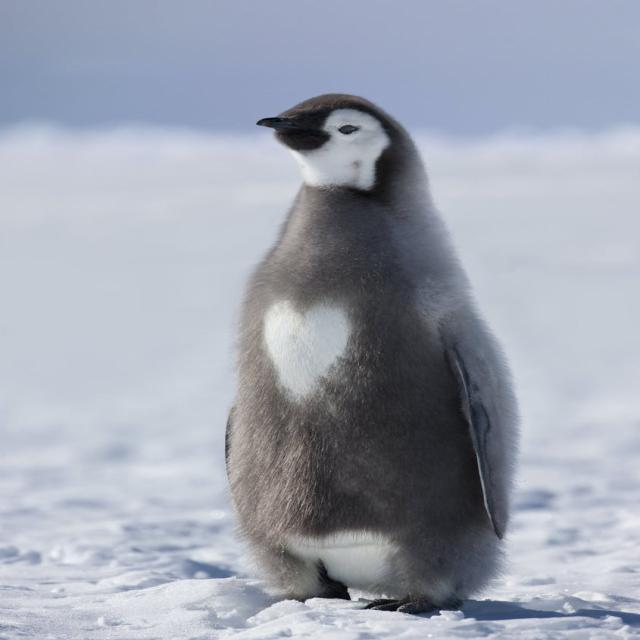
#> input picture 9517proj_sources/valid/valid/image_id_000.jpg, 640 x 640 px, found by its file name
$ jupyter execute --allow-errors detect_without_background.ipynb
#> lines starting #> are read from the running program, lines starting #| are printed output that depends on the picture; after the words box and inside, x2 and y2 are one past the last pixel; in counts of white or black regions, pixels touching at a corner belong together
[cell 1]
import cv2
import numpy as np
import matplotlib.pyplot as plt
import os
import tqdm as tqdm

[cell 2]
dir_path = '9517proj_sources/train'
test_path = '9517proj_sources/valid/valid'
#> (the rest of this cell did not finish here and is left out)

[cell 3]
img = cv2.imread('9517proj_sources/train/image_id_000.jpg', cv2.COLOR_BGR2RGB)
#> img is the input picture: shape (640, 640, 3); mean B, G, R 177.1, 164.2, 158.6
print(type(img))
#| <class 'numpy.ndarray'>
print(img.shape)
#| (640, 640, 3)
print(img.dtype)
#| uint8
print(img[319,319])
#| [188 179 170]

[cell 4]
f_p = '9517proj_sources/train_annotations'
f_p_truth = '9517proj_sources/valid_annotations'
#> (the rest of this cell did not finish here and is left out)

[cell 5]
bboxes = []
valid_bboxes = []
#> (the rest of this cell did not finish here and is left out)

[cell 6]
catelog = []
#> (the rest of this cell did not finish here and is left out)

[cell 7]
def find_corner(x_min, y_min, width, height):
    x_max = x_min + width
    y_max = y_min + height
    return [x_min, y_min, x_max, y_max]

[cell 8]
corners = []
for i in bboxes:
    corner = find_corner(i[0], i[1], i[2], i[3])
    corners.append(corner)
print(len(corners))

[cell 9]
def draw_rectangle(img, corner):
    x_min, y_min, x_max, y_max = corner
    cv2.rectangle(img, (x_min, y_min), (x_max, y_max), (0, 0, 255), 2)
    return img

[cell 10]
def draw_rectangle_off_background(img, corner):
    x_min, y_min, x_max, y_max = corner
    cv2.rectangle(img, (x_min, y_min), (x_max, y_max), (0, 0, 255, 255), 2)
    return img

#> (a cell that did not finish here is left out)

[cell 12]
cooorners = []
def find_corners_off_background(img):
    het, wid, _ = img.shape
    # row_with_nonzero_alpha = -9999
    # col_with_nonzero_alpha = -9999
    rows = []
    cols = []
    for i in range(het):
        for j in range(wid):
            if img[i][j][3] != 0:
                # row_with_nonzero_alpha = i
                rows.append(i)
                break

    for k in range(wid):
        for l in range(het):
            if img[l][k][3] != 0:
                # col_with_nonzero_alpha = k
                cols.append(k)
                break


    # print(rows[0], rows[-1])
    # print()
    # print(cols[0], cols[-1])
    xmi = cols[0]
    xma = cols[-1]
    ymi = rows[0]

    yma = rows[-1]

    return [xmi, ymi, xma, yma]

[cell 13]
pic1 = cv2.imread("9517proj_sources/off test/image_id_000.png", cv2.IMREAD_UNCHANGED)
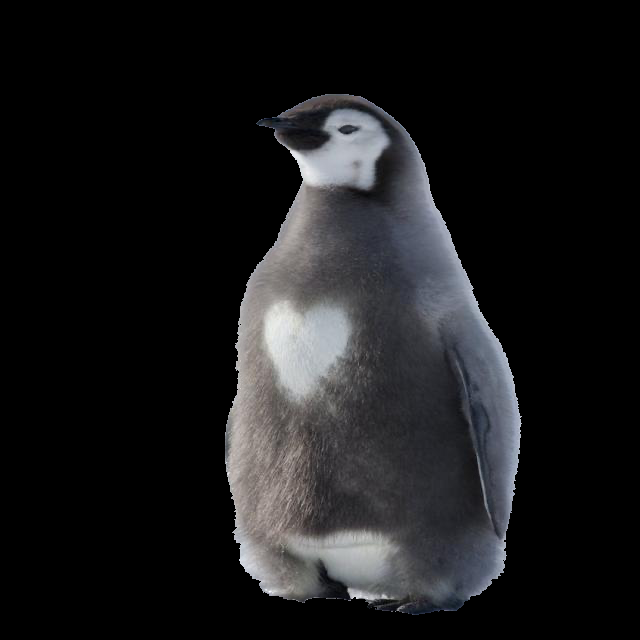
#> input picture off test/image_id_000.png, 640 x 640 px, found by its file name
#> pic1 is the input picture: shape (640, 640, 4); mean B, G, R, A 27.7, 26.5, 26.4, 69.5
het, wid, _ = pic1.shape
#> het = 640; wid = 640
# row_with_nonzero_alpha = -9999
# col_with_nonzero_alpha = -9999
rows = []
cols = []
for i in range(het):
    for j in range(wid):
        if pic1[i][j][3] != 0:
            # row_with_nonzero_alpha = i
            rows.append(i)
            break
#> after the loop, rows = 521 values from 94 to 614

for k in range(wid):
    for l in range(het):
        if pic1[l][k][3] != 0:
            # col_with_nonzero_alpha = k
            cols.append(k)
            break
#> after the loop, cols = 297 values from 225 to 521


# print(rows[0], rows[-1])
# print()
# print(cols[0], cols[-1])
xmi = cols[0]
#> xmi = 225
xma = cols[-1]
#> xma = 521
ymi = rows[0]
#> ymi = 94

yma = rows[-1]
#> yma = 614
coooners = [xmi, ymi, xma, yma]
#> coooners = [225, 94, 521, 614]
# print(xmi, ymi, xma, yma)
pic_test = draw_rectangle_off_background(pic1, coooners)

plt.imshow(pic_test)
plt.show()

# [8 lines of commented-out code are left out]

[cell 14]
off_bg_path = '9517proj_sources/off test'
off_bg_list = os.listdir(off_bg_path)
print(len(off_bg_list))
print(sorted(off_bg_list)[0])
#something was hidden in the folder need to delete from the list
for i in range(len(off_bg_list)):
    off_bg_list[i] = os.path.join(off_bg_path, off_bg_list[i])
off_bg_list.sort()
off_bg_list = off_bg_list[1:]
print(len(off_bg_list))
print(off_bg_list[0])

[cell 15]
ans_corners = []
for i in tqdm.tqdm(range(len(off_bg_list))):
    img = cv2.imread(off_bg_list[i], cv2.IMREAD_UNCHANGED)
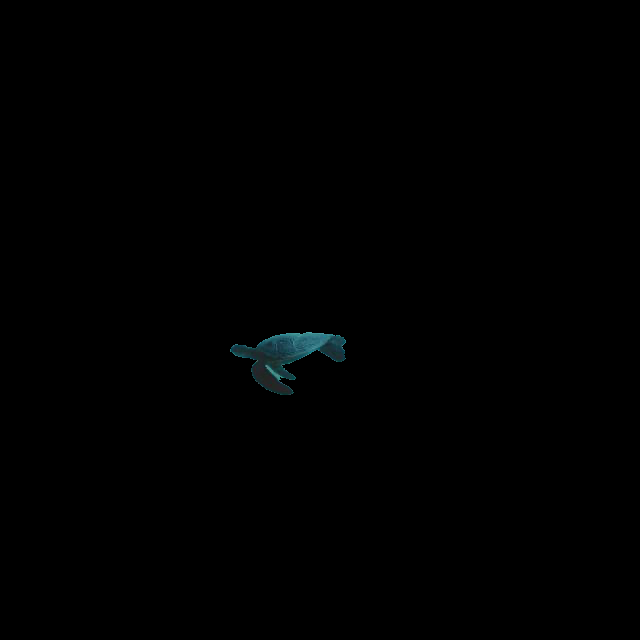
#> input picture off test/image_id_034.png, 640 x 640 px, found by its file name
#> img is the input picture: shape (640, 640, 4); mean B, G, R, A 0.7, 0.6, 0.3, 2
    corner = find_corners_off_background(img)
#> corner = [230, 332, 345, 394]
    ans_corners.append(corner)
    img = draw_rectangle_off_background(img, corner)
#> in draw_rectangle_off_background (call 2), `x_min, y_min, x_max, y_max = corner`: x_min = 230; y_min = 332; x_max = 345; y_max = 394
#> in draw_rectangle_off_background (call 2), `cv2.rectangle(img, (x_min, y_min), (x_max, y_max), (0, 0, 255, 255), 2)`:
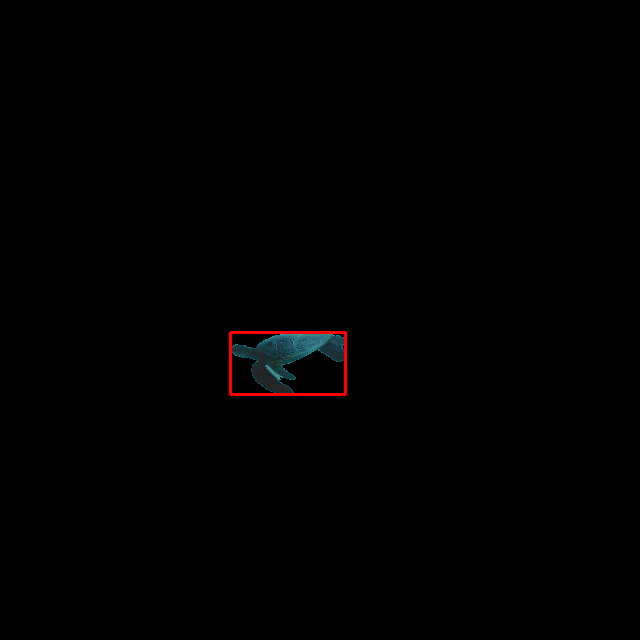
#> img: shape (640, 640, 4); 0.26% of pixels changed, all inside (x1, y1, x2, y2) = (229, 331, 347, 396)
    cv2.imwrite("9517proj_sources/valid_off_background_with_frame/image_id_{}.png".format(i), img)

[cell 16]
res_boxes = []
print(ans_corners[0])
#| [230, 332, 345, 394]
for i in valid_bboxes:
    res_boxes.append(find_corner(i[0], i[1], i[2], i[3]))
#> (the rest of this cell did not finish here and is left out)

[cell 17]
##Calculate cosine similarity
def cosine_similarity(vector_test,vector_pred):
    dot = 0
    norm_of_test = 0
    norm_of_pred = 0
    for i in range(len(vector_pred)):
        dot += vector_test[i]*vector_pred[i]
        norm_of_test += (vector_test[i]**2)
        norm_of_pred += (vector_pred[i]**2)
    norm_of_test = norm_of_test**0.5
    norm_of_pred = norm_of_pred**0.5
    if (norm_of_test==0 or norm_of_pred==0):
        return 1
    result = dot/(norm_of_test*norm_of_pred)
    return result

[cell 18]
def all_one_D_train():
    result = []
    file_list = os.listdir("9517proj_sources/off")
    for i in range(len(file_list)):
        file_list[i] = os.path.join("9517proj_sources/off", file_list[i])
    for file in file_list:
        one_D_train_image_B = []
        one_D_train_image_G = []
        one_D_train_image_R = []
        one_D_train_image_T = []
        train_image_matrix = cv2.imread(file,cv2.IMREAD_UNCHANGED)
        train_image_matrix = cv2.resize(train_image_matrix,(64,64))
        for i in range(len(train_image_matrix)):
            for j in range(len(train_image_matrix[i])):
                one_D_train_image_B.append(train_image_matrix[i][j][0])
                one_D_train_image_G.append(train_image_matrix[i][j][1])
                one_D_train_image_R.append(train_image_matrix[i][j][2])
                one_D_train_image_T.append(train_image_matrix[i][j][3])
        result.append([one_D_train_image_B,one_D_train_image_G,one_D_train_image_R,one_D_train_image_T])
    return result

#> (the rest of this cell did not finish here and is left out)

[cell 19]
def one_d_target(file):

    target_file_matrix = cv2.imread(file,cv2.IMREAD_UNCHANGED)
    target_file_matrix = cv2.resize(target_file_matrix,(64,64))
    one_D_target_image_B = []
    one_D_target_image_G = []
    one_D_target_image_R = []
    one_D_target_image_T = []
    for i in range(len(target_file_matrix)):
        for j in range(len(target_file_matrix[i])):
            one_D_target_image_B.append(target_file_matrix[i][j][0])
            one_D_target_image_G.append(target_file_matrix[i][j][1])
            one_D_target_image_R.append(target_file_matrix[i][j][2])
            one_D_target_image_T.append(target_file_matrix[i][j][3])
#> this loop made 64 passes
#> after the loop, one_D_target_image_B = 4096 values, max 143 at index 2140, min 0 at index 0, mean 0.721; one_D_target_image_G = 4096 values, max 139 at index 2141, min 0 at index 0, mean 0.668; one_D_target_image_R = 4096 values, max 69 at index 2395, min 0 at index 0, mean 0.298; one_D_target_image_T = 4096 values, max 255 at index 2143, min 0 at index 0, mean 1.97
    return [one_D_target_image_B,one_D_target_image_G,one_D_target_image_R,one_D_target_image_T]

all_file_one_d_target_matrix = one_d_target("9517proj_sources/off test/image_id_034.png")
#> all_file_one_d_target_matrix = 4 items

[cell 20]
def calculate_image_cosine_similarity(all_matrix,target_matrix):
    result = []
    for single in all_matrix:
        temp_result = []
        temp_result.append(cosine_similarity(single[0],target_matrix[0]))
        temp_result.append(cosine_similarity(single[1],target_matrix[1]))
        temp_result.append(cosine_similarity(single[2],target_matrix[2]))
        temp_result.append(cosine_similarity(single[3],target_matrix[3]))
        result.append(temp_result)
    return result

k = 5
tuple_list = []
#> (the rest of this cell did not finish here and is left out)

#> (a cell that did not finish here is left out)

[cell 22]
k= 3
file_list = os.listdir("9517proj_sources/off test")
for i in range(len(file_list)):
    file_list[i] = os.path.join("9517proj_sources/off test", file_list[i])
file_list.sort()
right = 0
times = 0
f_p = '9517proj_sources/train_annotations'
#> (the rest of this cell did not finish here and is left out)
